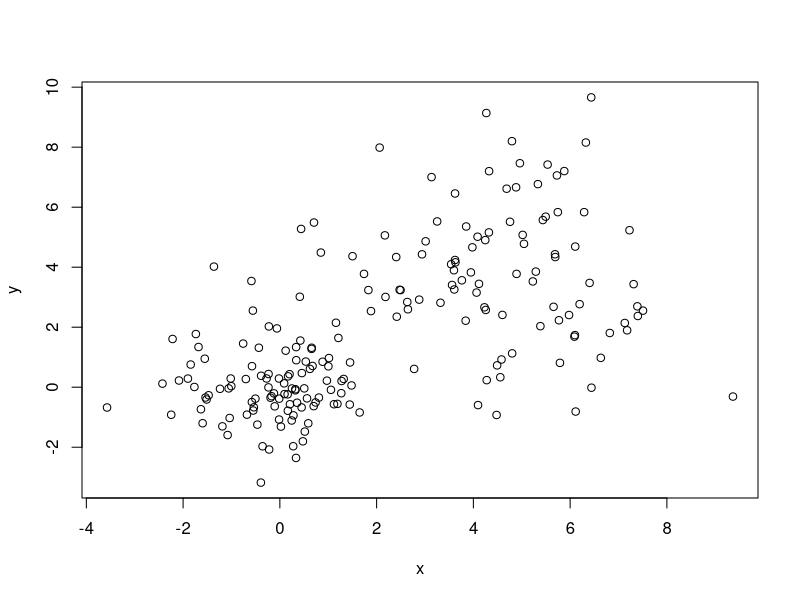
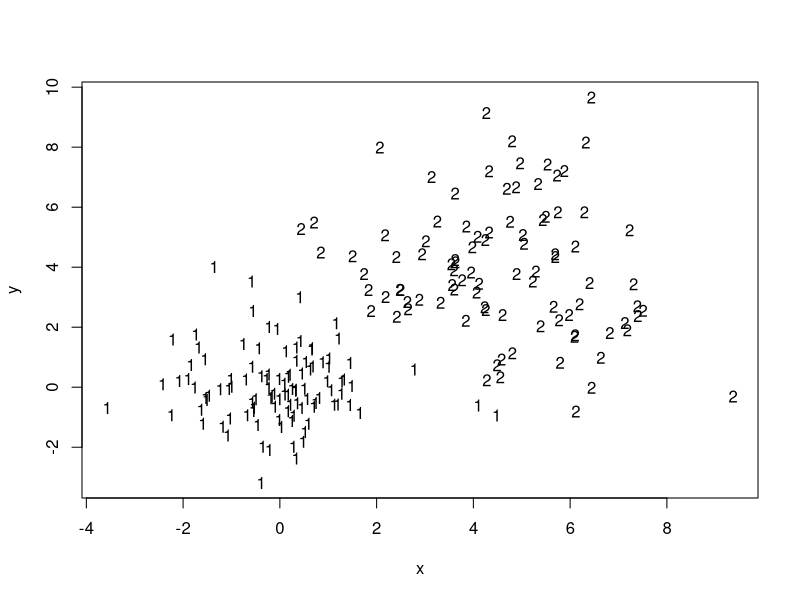
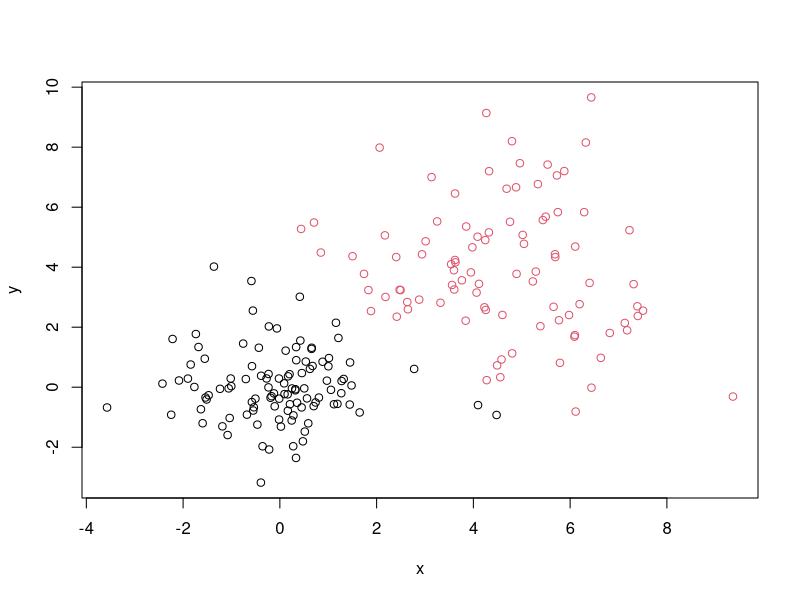
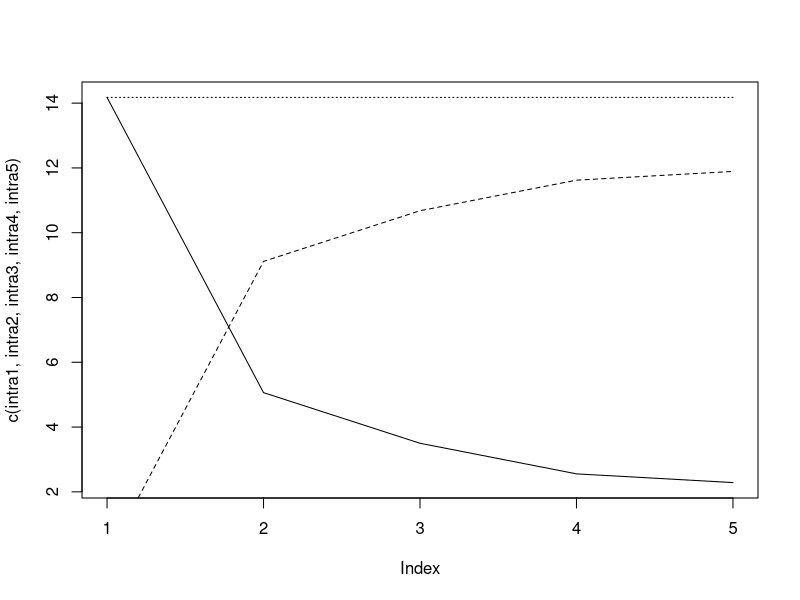
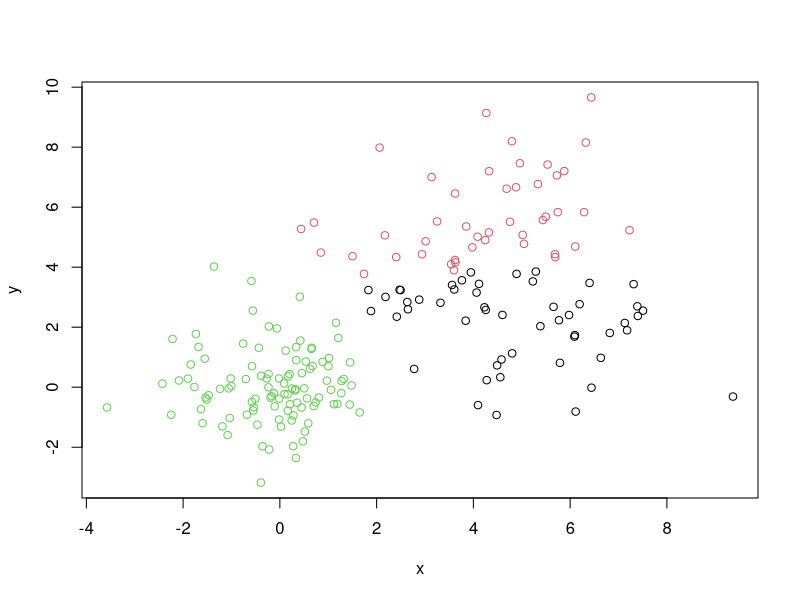
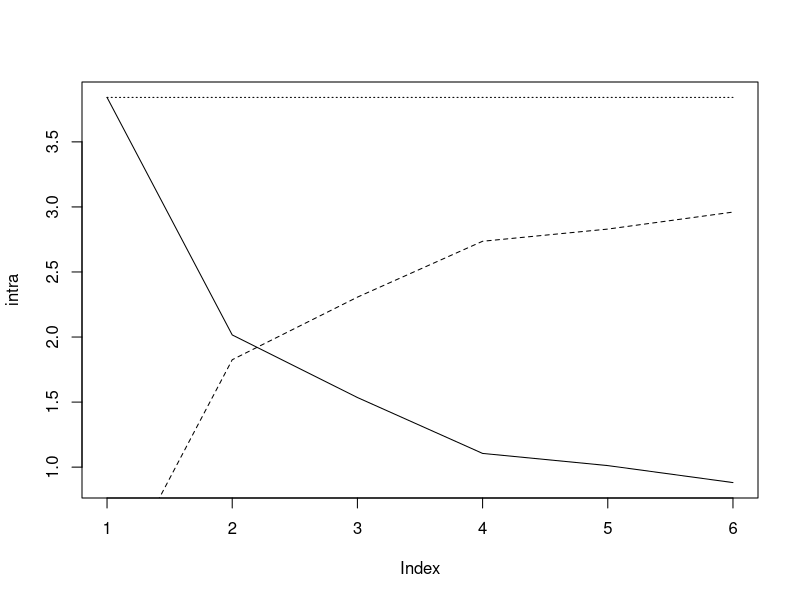
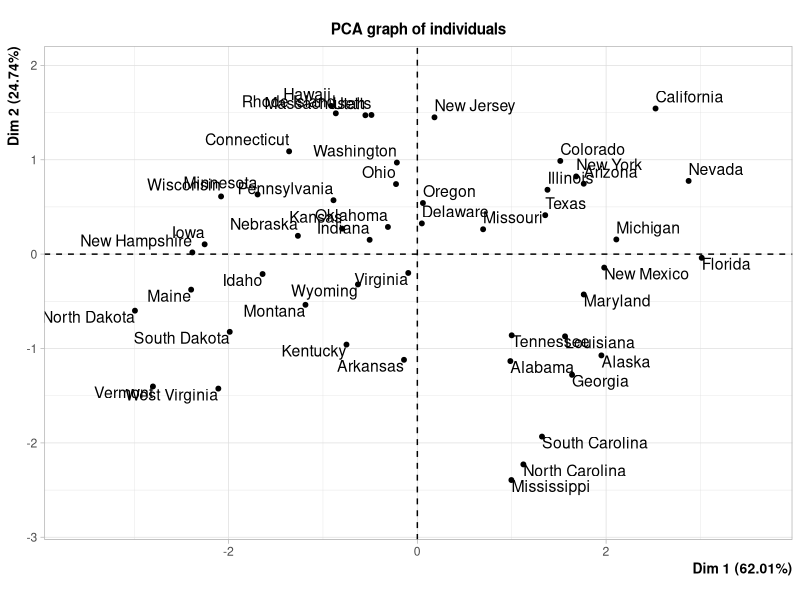
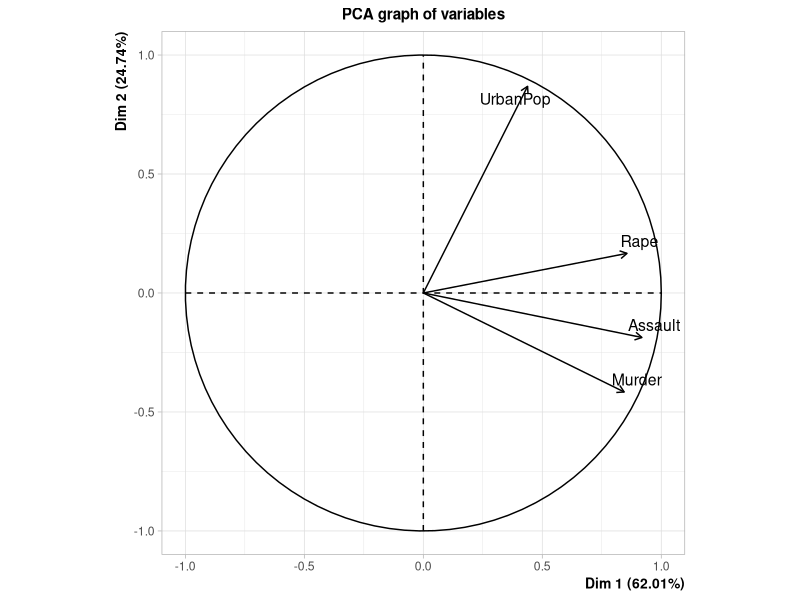

Write R code to recreate these figures, in order.
    #Exemple introductif

  #question1
n <- 200
x1 <- rnorm(n/2)
y1 <- rnorm(n/2)
x2 <- rnorm(n/2, 4, 2)
y2 <- rnorm(n/2, 4, 2)
d <- data.frame(c(x1, x2), c(y1, y2))
names(d) <- c("x", "y")
#les données sont généréees de manières alétoires : rnorm
plot(d)
#on voit 2 groupes

  #question2 : identifier 2 groupes homogènes dans les données
km <- kmeans(d, 2) #k moyennes mobiles avec 2 classes
km
km$cluster

  #question3
plot(d, pch="")
text(d, label=km$cluster)
#confirme les 2 groupes qu'on a vu lors du nuage de points des données (d)
plot(d, col=km$cluster) #change la couleur du nuage des points en fonction des deux classes

  #question4
km$centers #centre de gravite des classes 
km$size #taille des classes 
IClasse <- km$withinss/km$size #inertie de chaque classe : on normalise les resultats de km$withinss
# 6.986326 2.920019 --> la 1er a la plus forte inertie 
#intraclasse : 
poids <- km$size/n;poids #pondération 
IIntra0 <- poids%*%IClasse;IIntra0
IIntra <- km$tot.withinss/n;IIntra
#4.770189

  #question5 
#Inertie interclasse : 
IInter <- km$betweenss/n
#7.270401
#Inertie totale : 
I <- IIntra + IInter;I
#12.04059

  #question6
km1 <- kmeans(d, 1)
intra1 <- km1$tot.withinss/n
inter1 <- km1$betweenss/n
tot1 <- intra1 + inter1

km2 <- kmeans(d, 2)
intra2 <- km2$tot.withinss/n
inter2 <- km2$betweenss/n
tot2 <- intra2 + inter2

km3 <- kmeans(d, 3)
intra3 <- km3$tot.withinss/n
inter3 <- km3$betweenss/n
tot3 <- intra3 + inter3

km4 <- kmeans(d, 4)
intra4 <- km4$tot.withinss/n
inter4<- km4$betweenss/n
tot4 <- intra4 + inter4

km5 <- kmeans(d, 5)
intra5 <- km5$tot.withinss/n
inter5 <- km5$betweenss/n
tot5 <- intra5 + inter5

plot(c(intra1,intra2,intra3,intra4,intra5),type="l")
points(c(inter1,inter2,inter3,inter4,inter5),type="l",lty=2)
points(c(tot1,tot2,tot3,tot4,tot5),type="l",lty=3)
#d'après le graphique il est préférable de prendre 2 classes (coude : changement significatif dans les données)
#inertie inter augmente
#inertie intra diminue 

  #question7
plot(d, col=km3$cluster)
#individus extremes assez proches mais dans des classes différentes

    #Les données USArrests

  #question1
data("USArrests")
U <- USArrests
n <- nrow(U)
Z <- sqrt((n-1)/n)*scale(U);Z

  #question2
i <- 6
inter <- numeric(i)
intra <- numeric(i)
tot <- numeric(i)
for (k in 1:i){
  km <- kmeans(Z, k)
  intra[k] <- km$tot.withinss/n
  inter[k] <- km$betweenss/n
  tot[k] <- intra[k] + inter[k]
}

intra
inter
inter+intra
tot

plot(intra,type="l",)
points(inter,type="l",lty=2)
points(tot,type="l",lty=3)
#d'après les graphique il est préférable de prendre 2 ou 4 classes (car 2 coudes) : choisit 4 classes
km <- kmeans(Z,4)

  #question4
library(FactoMineR)
acp <- PCA(Z)
acp$eig
#la composante 3 représente 1/3 des variables donc on prend les 2 premières composantes
plot(acp$ind$coord[,1:2],pch="")
text(acp$ind$coord[,1:2],label=rownames(Z),col=km$cluster)

#distance entre plan d'ou le alaska qui est dans le bleu (Dim3) : contribue le plus à la 3eme composante
acp$var$cor
#fortement corrélé avec taux d'urbanisation : alaska
#dans les deux premiers plan factoriel : alaska très mal représenté 
plot(acp,axe=c(1,3))
#confirme ce que dit algorithme des k moyennes mobiles 
